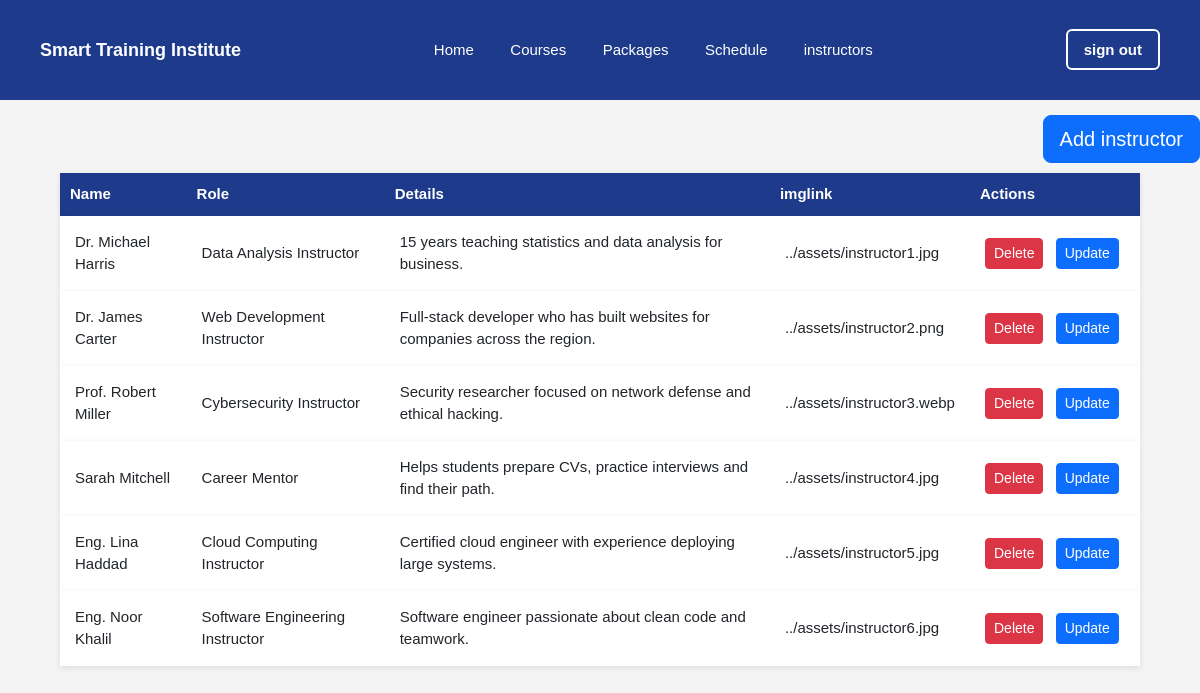
Page /admin/instructor.php (signed in) on the committed database.
### tables this page shows
CREATE TABLE IF NOT EXISTS instructors (
    id INT AUTO_INCREMENT PRIMARY KEY,
    name VARCHAR(100) NOT NULL,
    role VARCHAR(100),
    details TEXT,
    image VARCHAR(255)
);

### admin/instructor.php (the view, shortened to what this page needs)
<!DOCTYPE html>
<html lang="en">
<head>
    <link href="https://cdn.jsdelivr.net/npm/bootstrap@5.3.8/dist/css/bootstrap.min.css" rel="stylesheet"
>
    <link rel="stylesheet" href="../css/admin.css">
</head>
<body>
    <section id="navigation">
        <?php include "navbar.php"; ?>
    </section>
    <button type="button" class="btn btn-primary btn-lg"><a href="add_instructor.php">Add instructor</a></button>
    <section class="instructor">
        <table>
            <tr>
                <th>Name</th>
                <th>Role</th>
                <th>Details</th>
                <th>imglink</th>
                <th id="action_col">Actions</th>
            </tr>
            <?php
            $sql = "SELECT * FROM instructors";
            $result = mysqli_query($connect, $sql);
            $allinstructors = mysqli_fetch_all($result, MYSQLI_ASSOC);
            foreach ($allinstructors as $instructor) {
                $id = $instructor['id'];
                $name = $instructor['name'];
                $role = $instructor['role'];
                $details = $instructor['details'];
$imglink=$instructor['image'];
                echo "
<tr>
  <td>$name</td>
   <td> $role</td>
<td>$details</td>
<td>$imglink</td>
<td>
      <a href='delete_instructor.php?id=$id' class='btn btn-danger btn-sm me-2'>
        Delete
    </a>
    <a href='update_instructor.php?id=$id' class='btn btn-primary btn-sm'>
        Update
    </a>
    </td>
</tr>
    ";
            }
            ?>
    </table>
    </section>
</body>
</html>

### css/admin.css (style rules this page uses)
* { margin: 0; padding: 0; box-sizing: border-box; }
:root { --blue: #1e3a8a; --white: #ffffff; --light: #f4f4f4; }
body { font-family: Arial, sans-serif; background-color: var(--light); padding-top: 100px; }
table { border-collapse: collapse; font-size:15px; width: 90%; margin: 10px auto; padding:20px; box-sizing: border-box }
td { padding: 15px; }
tr { background: white; box-shadow: 0 2px 6px rgba(0,0,0,0.1); }
th { background: var(--blue); color: white; padding: 10px; }
#action_col { width:170px; max-width:200px; }
.btn.btn-primary.btn-lg { display: block; margin-left:auto; max-width: 100%; display: flex; flex-wrap: wrap; }
.btn.btn-primary.btn-lg a { color:white; text-decoration: none; }
button { margin-top: 15px; padding: 8px 16px; background:var(--blue); color:var(--white); border-radius: 20px; margin-left:auto; }

### rows in the picture
instructors: name "Dr. Michael Harris", role "Data Analysis Instructor", details "15 years teaching statistics and data analysis for business.", image "../assets/instructor1.jpg"
instructors: name "Dr. James Carter", role "Web Development Instructor", details "Full-stack developer who has built websites for companies across the region.", image "../assets/instructor2.png"
instructors: name "Prof. Robert Miller", role "Cybersecurity Instructor", details "Security researcher focused on network defense and ethical hacking.", image "../assets/instructor3.webp"
instructors: name "Sarah Mitchell", role "Career Mentor", details "Helps students prepare CVs, practice interviews and find their path.", image "../assets/instructor4.jpg"
instructors: name "Eng. Lina Haddad", role "Cloud Computing Instructor", details "Certified cloud engineer with experience deploying large systems.", image "../assets/instructor5.jpg"
instructors: name "Eng. Noor Khalil", role "Software Engineering Instructor", details "Software engineer passionate about clean code and teamwork.", image "../assets/instructor6.jpg"
